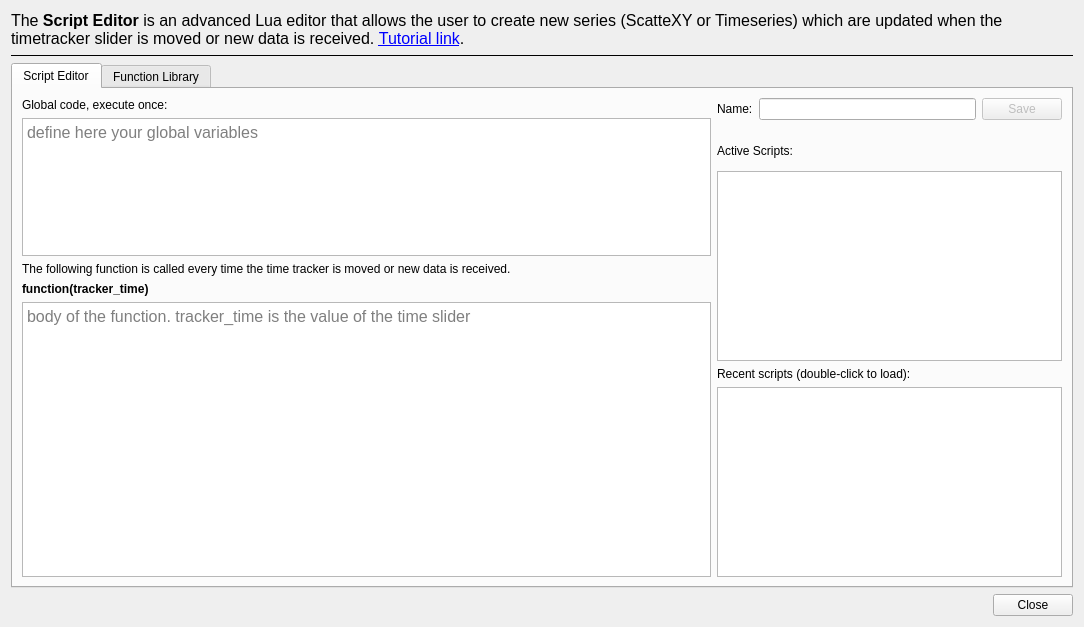
<?xml version="1.0" encoding="UTF-8"?>
<ui version="4.0">
 <class>LuaEditor</class>
 <widget class="QWidget" name="LuaEditor">
  <property name="geometry">
   <rect>
    <x>0</x>
    <y>0</y>
    <width>1084</width>
    <height>627</height>
   </rect>
  </property>
  <property name="windowTitle">
   <string>Form</string>
  </property>
  <layout class="QVBoxLayout" name="verticalLayout_3" stretch="0,1,0,0">
   <item>
    <widget class="QLabel" name="label_6">
     <property name="font">
      <font>
       <pointsize>12</pointsize>
      </font>
     </property>
     <property name="text">
      <string>&lt;html&gt;&lt;head/&gt;&lt;body&gt;&lt;p&gt;The &lt;span style=&quot; font-weight:600;&quot;&gt;Script Editor &lt;/span&gt;is an advanced Lua editor that allows the user to create new series (ScatteXY or Timeseries) which are updated when the timetracker slider is moved or new data is received. &lt;a href=&quot;https://slides.com/davidefaconti/plotjuggler-reactive-scripts/fullscreen&quot;&gt;&lt;span style=&quot; text-decoration: underline; color:#0000ff;&quot;&gt;Tutorial link&lt;/span&gt;&lt;/a&gt;.&lt;/p&gt;&lt;/body&gt;&lt;/html&gt;</string>
     </property>
     <property name="wordWrap">
      <bool>true</bool>
     </property>
     <property name="openExternalLinks">
      <bool>true</bool>
     </property>
    </widget>
   </item>
   <item>
    <widget class="Line" name="line">
     <property name="frameShadow">
      <enum>QFrame::Plain</enum>
     </property>
     <property name="orientation">
      <enum>Qt::Horizontal</enum>
     </property>
    </widget>
   </item>
   <item>
    <widget class="QTabWidget" name="tabWidget">
     <property name="currentIndex">
      <number>0</number>
     </property>
     <widget class="QWidget" name="tab">
      <attribute name="title">
       <string>Script Editor</string>
      </attribute>
      <layout class="QVBoxLayout" name="verticalLayout_4">
       <item>
        <layout class="QHBoxLayout" name="horizontalLayout_2" stretch="2,1">
         <item>
          <layout class="QVBoxLayout" name="verticalLayout" stretch="0,1,0,0,2">
           <item>
            <widget class="QLabel" name="label">
             <property name="text">
              <string>Global code, execute once:</string>
             </property>
            </widget>
           </item>
           <item>
            <widget class="QPlainTextEdit" name="textGlobal">
             <property name="font">
              <font>
               <pointsize>12</pointsize>
              </font>
             </property>
             <property name="placeholderText">
              <string>define here your global variables</string>
             </property>
            </widget>
           </item>
           <item>
            <widget class="QLabel" name="label_4">
             <property name="text">
              <string>The following function is called every time the time tracker is moved or new data is received.</string>
             </property>
             <property name="wordWrap">
              <bool>true</bool>
             </property>
            </widget>
           </item>
           <item>
            <widget class="QLabel" name="label_2">
             <property name="font">
              <font>
               <weight>75</weight>
               <bold>true</bold>
              </font>
             </property>
             <property name="text">
              <string>function(tracker_time)</string>
             </property>
            </widget>
           </item>
           <item>
            <widget class="QPlainTextEdit" name="textFunction">
             <property name="font">
              <font>
               <pointsize>12</pointsize>
              </font>
             </property>
             <property name="placeholderText">
              <string>body of the function. tracker_time is the value of the time slider</string>
             </property>
            </widget>
           </item>
          </layout>
         </item>
         <item>
          <layout class="QVBoxLayout" name="verticalLayout_2">
           <item>
            <layout class="QHBoxLayout" name="horizontalLayout">
             <item>
              <widget class="QLabel" name="label_7">
               <property name="text">
                <string>Name:</string>
               </property>
              </widget>
             </item>
             <item>
              <widget class="QLineEdit" name="lineEditFunctionName"/>
             </item>
             <item>
              <widget class="QPushButton" name="pushButtonSave">
               <property name="enabled">
                <bool>false</bool>
               </property>
               <property name="text">
                <string>Save</string>
               </property>
              </widget>
             </item>
            </layout>
           </item>
           <item>
            <layout class="QHBoxLayout" name="horizontalLayout_3">
             <property name="topMargin">
              <number>11</number>
             </property>
             <item>
              <widget class="QLabel" name="label_3">
               <property name="text">
                <string>Active Scripts:</string>
               </property>
              </widget>
             </item>
             <item>
              <widget class="QPushButton" name="pushButtonDelete">
               <property name="enabled">
                <bool>false</bool>
               </property>
               <property name="minimumSize">
                <size>
                 <width>28</width>
                 <height>28</height>
                </size>
               </property>
               <property name="maximumSize">
                <size>
                 <width>28</width>
                 <height>28</height>
                </size>
               </property>
               <property name="toolTip">
                <string>&lt;html&gt;&lt;head/&gt;&lt;body&gt;&lt;p&gt;Remove selected script&lt;/p&gt;&lt;/body&gt;&lt;/html&gt;</string>
               </property>
               <property name="text">
                <string/>
               </property>
               <property name="iconSize">
                <size>
                 <width>25</width>
                 <height>25</height>
                </size>
               </property>
               <property name="flat">
                <bool>true</bool>
               </property>
              </widget>
             </item>
            </layout>
           </item>
           <item>
            <widget class="QListWidget" name="listWidgetFunctions"/>
           </item>
           <item>
            <widget class="QLabel" name="label_5">
             <property name="text">
              <string>&lt;html&gt;&lt;head/&gt;&lt;body&gt;&lt;p&gt;Recent scripts (double-click to load):&lt;/p&gt;&lt;/body&gt;&lt;/html&gt;</string>
             </property>
             <property name="wordWrap">
              <bool>true</bool>
             </property>
            </widget>
           </item>
           <item>
            <widget class="QListWidget" name="listWidgetRecent"/>
           </item>
          </layout>
         </item>
        </layout>
       </item>
      </layout>
     </widget>
     <widget class="QWidget" name="tab_2">
      <attribute name="title">
       <string>Function Library</string>
      </attribute>
      <layout class="QVBoxLayout" name="verticalLayout_5">
       <item>
        <layout class="QHBoxLayout" name="horizontalLayout_4">
         <property name="topMargin">
          <number>10</number>
         </property>
         <item>
          <widget class="QLabel" name="label_8">
           <property name="text">
            <string>Add here your helper functions, which can be used in your script. Useful to make your scripts less verbose.</string>
           </property>
           <property name="wordWrap">
            <bool>true</bool>
           </property>
          </widget>
         </item>
         <item>
          <widget class="QLabel" name="labelSemaphore">
           <property name="minimumSize">
            <size>
             <width>32</width>
             <height>32</height>
            </size>
           </property>
           <property name="maximumSize">
            <size>
             <width>32</width>
             <height>32</height>
            </size>
           </property>
           <property name="text">
            <string/>
           </property>
          </widget>
         </item>
        </layout>
       </item>
       <item>
        <layout class="QHBoxLayout" name="horizontalLayout_5">
         <property name="topMargin">
          <number>5</number>
         </property>
         <item>
          <widget class="QPushButton" name="pushButtonDefaultLibrary">
           <property name="sizePolicy">
            <sizepolicy hsizetype="Fixed" vsizetype="Fixed">
             <horstretch>0</horstretch>
             <verstretch>0</verstretch>
            </sizepolicy>
           </property>
           <property name="text">
            <string>Restore default</string>
           </property>
          </widget>
         </item>
         <item>
          <widget class="QPushButton" name="pushButtonApplyLibrary">
           <property name="enabled">
            <bool>false</bool>
           </property>
           <property name="toolTip">
            <string>&lt;html&gt;&lt;head/&gt;&lt;body&gt;&lt;p&gt;If you have already created one or more reactive series, reload them witrh the new library.&lt;/p&gt;&lt;/body&gt;&lt;/html&gt;</string>
           </property>
           <property name="text">
            <string>Apply changes</string>
           </property>
          </widget>
         </item>
         <item>
          <spacer name="horizontalSpacer">
           <property name="orientation">
            <enum>Qt::Horizontal</enum>
           </property>
           <property name="sizeHint" stdset="0">
            <size>
             <width>40</width>
             <height>20</height>
            </size>
           </property>
          </spacer>
         </item>
        </layout>
       </item>
       <item>
        <widget class="QPlainTextEdit" name="textLibrary">
         <property name="font">
          <font>
           <pointsize>12</pointsize>
          </font>
         </property>
         <property name="plainText">
          <string>--[[ Helper function to create a series from arrays

 new_series: a series previously created with ScatterXY.new(name)
 prefix:     prefix of the timeseries, before the index of the array
 suffix_X:   suffix to complete the name of the series containing the X value. If [nil], use the index of the array.
 suffix_Y:   suffix to complete the name of the series containing the Y value
 timestamp:   usually the tracker_time variable
              
 Example:
 
 Assuming we have multiple series in the form:
 
   /trajectory/node.{X}/position/x
   /trajectory/node.{X}/position/y
   
 where {N} is the index of the array (integer). We can create a reactive series from the array with:
 
   new_series = ScatterXY.new(&quot;my_trajectory&quot;) 
   CreateSeriesFromArray( new_series, &quot;/trajectory/node&quot;, &quot;position/x&quot;, &quot;position/y&quot;, tracker_time );
]]--

function CreateSeriesFromArray( new_series, prefix, suffix_X, suffix_Y, timestamp )
  
  --- clear previous values
  new_series:clear()
  
  --- Append points to new_series
  index = 0
  while(true) do

    x = index;
    -- if not nil, get the X coordinate from a series
    if suffix_X ~= nil then 
      series_x = TimeseriesView.find( string.format( &quot;%s.%d/%s&quot;, prefix, index, suffix_X) )
      if series_x == nil then break end
      x = series_x:atTime(timestamp)	 
    end
    
    series_y = TimeseriesView.find( string.format( &quot;%s.%d/%s&quot;, prefix, index, suffix_Y) )
    if series_y == nil then break end 
    y = series_y:atTime(timestamp)
    
    new_series:push_back(x,y)
    index = index+1
  end
end

--[[ Similar to the built-in function GetSeriesNames(), but select only the names with a give prefix. ]]--

function GetSeriesNamesByPrefix(prefix)
  -- GetSeriesNames(9 is a built-in function
  all_names = GetSeriesNames()
  filtered_names = {}
  for i, name in ipairs(all_names)  do
    -- check the prefix
    if name:find(prefix, 1, #prefix) then
      table.insert(filtered_names, name);
    end
  end
  return filtered_names
end

--[[ Modify an existing series, applying offsets to all their X and Y values

 series: an existing timeseries, obtained with TimeseriesView.find(name)
 delta_x: offset to apply to each x value
 delta_y: offset to apply to each y value  

]]--

function ApplyOffsetInPlace(series, delta_x, delta_y)
  -- use C++ indeces, not Lua indeces
  for index=0, series:size()-1 do
    x,y = series:at(index)
    series:set(index, x + delta_x, y + delta_y)
  end
end
</string>
         </property>
        </widget>
       </item>
      </layout>
     </widget>
    </widget>
   </item>
   <item>
    <widget class="QDialogButtonBox" name="buttonBox">
     <property name="standardButtons">
      <set>QDialogButtonBox::Close</set>
     </property>
    </widget>
   </item>
  </layout>
 </widget>
 <resources/>
 <connections/>
</ui>
